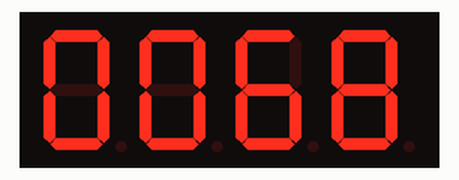
Recording of a sketch running on a simulated Arduino Uno, built with avr-gcc and run on an emulated ATmega328P. On the bench: 4-digit seven-segment display. Wiring (inferred from the names in the program): 4-digit 7-segment display, segments lit when HIGH: segments pin 6, pin 7, pin 8, pin 9, pin 10, pin 11, pin 12, pin 13; digit selects pin 2, pin 3, pin 4, pin 5. The segment pins are drawn as the display they are named for.

Above: at 0.93 s.
At 5.59 s:
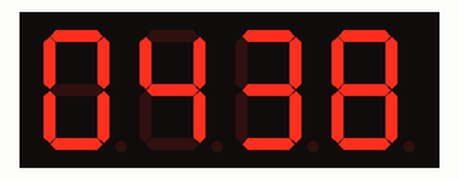
At 10.6 s:
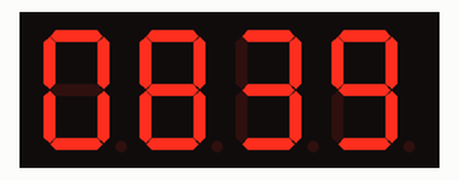
At 20.57 s:
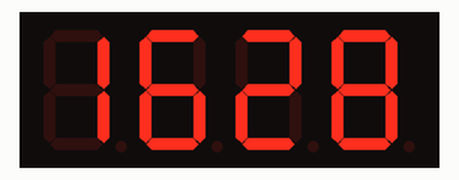
At 29.89 s:
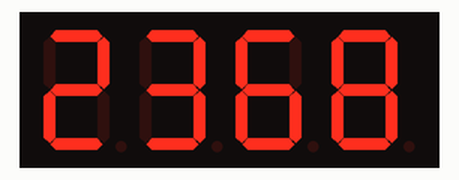
At 39.71 s:
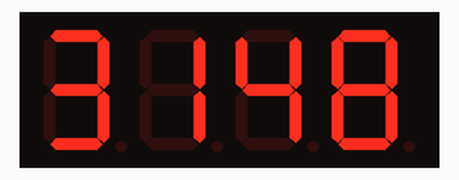

The sketch:

Project_11_4-Digit_Digital_Tube.ino
```cpp
//**********************************************************************************
/*
Keyestudio 2021 Starter Learning Kit
Project 11
4-Digit_Digital_Tube
http//www.keyestudio.com
*/
int a = 6;
int b = 7;
int c = 8;
int d = 9;
int e = 10;
int f = 11;
int g = 12;
int dp = 13;

int g4 = 5;
int g3 = 4;
int g2 = 3;
int g1 = 2;

// Set variables
long n = 1230;
int x = 100;
int del = 55;    // the clock fine-tuning

void setup()
{
  pinMode(g1, OUTPUT);
  pinMode(g2, OUTPUT);
  pinMode(g3, OUTPUT);
  pinMode(g4, OUTPUT);
  pinMode(a, OUTPUT);
  pinMode(b, OUTPUT);
  pinMode(c, OUTPUT);
  pinMode(d, OUTPUT);
  pinMode(e, OUTPUT);
  pinMode(f, OUTPUT);
  pinMode(g, OUTPUT);
  pinMode(dp, OUTPUT);
}
/////////////////////////////////////////////////////////////
void loop()
{
  int a=0;
  int b=0;
  int c=0;
  int d=0;
  unsigned long currentMillis = millis();

  while(d>=0)
  {
    while(millis()-currentMillis<10)
     {
      Display(1,a);
      Display(2,b);
      Display(3,c);
      Display(4,d);
     }
    currentMillis = millis();
    d++;
  if (d>9)
  {
   c++;
   d=0;
  }
    if (c>9)
  {
   b++;
   c=0;
  }
    if (b>9)
  {
   a++;
   b=0;
  }
    if (a>9)
  {
   a=0;
   b=0;
   c=0;
   d=0;
  }
  }
}
///////////////////////////////////////////////////////////////
void WeiXuan(unsigned char n)//
{
  switch (n)
  {
    case 1:
      digitalWrite(g1, LOW);
      digitalWrite(g2, HIGH);
      digitalWrite(g3, HIGH);
      digitalWrite(g4, HIGH);
      break;
    case 2:
      digitalWrite(g1, HIGH);
      digitalWrite(g2, LOW);
      digitalWrite(g3, HIGH);
      digitalWrite(g4, HIGH);
      break;
    case 3:
      digitalWrite(g1, HIGH);
      digitalWrite(g2, HIGH);
      digitalWrite(g3, LOW);
      digitalWrite(g4, HIGH);
      break;
    case 4:
      digitalWrite(g1, HIGH);
      digitalWrite(g2, HIGH);
      digitalWrite(g3, HIGH);
      digitalWrite(g4, LOW);
      break;
    default :
      digitalWrite(g1, HIGH);
      digitalWrite(g2, HIGH);
      digitalWrite(g3, HIGH);
      digitalWrite(g4, HIGH);
      break;
  }
}
void Num_0()
{
  digitalWrite(a, HIGH);
  digitalWrite(b, HIGH);
  digitalWrite(c, HIGH);
  digitalWrite(d, HIGH);
  digitalWrite(e, HIGH);
  digitalWrite(f, HIGH);
  digitalWrite(g, LOW);
  digitalWrite(dp, LOW);
}
void Num_1()
{
  digitalWrite(a, LOW);
  digitalWrite(b, HIGH);
  digitalWrite(c, HIGH);
  digitalWrite(d, LOW);
  digitalWrite(e, LOW);
  digitalWrite(f, LOW);
  digitalWrite(g, LOW);
  digitalWrite(dp, LOW);
}
void Num_2()
{
  digitalWrite(a, HIGH);
  digitalWrite(b, HIGH);
  digitalWrite(c, LOW);
  digitalWrite(d, HIGH);
  digitalWrite(e, HIGH);
  digitalWrite(f, LOW);
  digitalWrite(g, HIGH);
  digitalWrite(dp, LOW);
}
void Num_3()
{
  digitalWrite(a, HIGH);
  digitalWrite(b, HIGH);
  digitalWrite(c, HIGH);
  digitalWrite(d, HIGH);
  digitalWrite(e, LOW);
  digitalWrite(f, LOW);
  digitalWrite(g, HIGH);
  digitalWrite(dp, LOW);
}
void Num_4()
{
  digitalWrite(a, LOW);
  digitalWrite(b, HIGH);
  digitalWrite(c, HIGH);
  digitalWrite(d, LOW);
  digitalWrite(e, LOW);
  digitalWrite(f, HIGH);
  digitalWrite(g, HIGH);
  digitalWrite(dp, LOW);
}
void Num_5()
{
  digitalWrite(a, HIGH);
  digitalWrite(b, LOW);
  digitalWrite(c, HIGH);
  digitalWrite(d, HIGH);
  digitalWrite(e, LOW);
  digitalWrite(f, HIGH);
  digitalWrite(g, HIGH);
  digitalWrite(dp, LOW);
}
void Num_6()
{
  digitalWrite(a, HIGH);
  digitalWrite(b, LOW);
  digitalWrite(c, HIGH);
  digitalWrite(d, HIGH);
  digitalWrite(e, HIGH);
  digitalWrite(f, HIGH);
  digitalWrite(g, HIGH);
  digitalWrite(dp, LOW);
}
void Num_7()
{
  digitalWrite(a, HIGH);
  digitalWrite(b, HIGH);
  digitalWrite(c, HIGH);
  digitalWrite(d, LOW);
  digitalWrite(e, LOW);
  digitalWrite(f, LOW);
  digitalWrite(g, LOW);
  digitalWrite(dp, LOW);
}
void Num_8()
{
  digitalWrite(a, HIGH);
  digitalWrite(b, HIGH);
  digitalWrite(c, HIGH);
  digitalWrite(d, HIGH);
  digitalWrite(e, HIGH);
  digitalWrite(f, HIGH);
  digitalWrite(g, HIGH);
  digitalWrite(dp, LOW);
}
void Num_9()
{
  digitalWrite(a, HIGH);
  digitalWrite(b, HIGH);
  digitalWrite(c, HIGH);
  digitalWrite(d, HIGH);
  digitalWrite(e, LOW);
  digitalWrite(f, HIGH);
  digitalWrite(g, HIGH);
  digitalWrite(dp, LOW);
}
void Clear()    // Clear  screens
{
  digitalWrite(a, LOW);
  digitalWrite(b, LOW);
  digitalWrite(c, LOW);
  digitalWrite(d, LOW);
  digitalWrite(e, LOW);
  digitalWrite(f, LOW);
  digitalWrite(g, LOW);
  digitalWrite(dp, LOW);
}
void pickNumber(unsigned char n)// select numbers
{
  switch (n)
  {
    case 0: Num_0();

      break;
    case 1: Num_1();
      break;
    case 2: Num_2();
      break;
    case 3: Num_3();
      break;
    case 4: Num_4();
      break;
    case 5: Num_5();
      break;
    case 6: Num_6();
      break;
    case 7: Num_7();
      break;
    case 8: Num_8();
      break;
    case 9: Num_9();
      break;
    default: Clear();
      break;
  }
}
void Display(unsigned char x, unsigned char Number)//Take x as the coordinate and display numbers
{
  WeiXuan(x);
  pickNumber(Number);
  delay(1);
  Clear() ; // Clear screens
}

//**********************************************************************************
```
